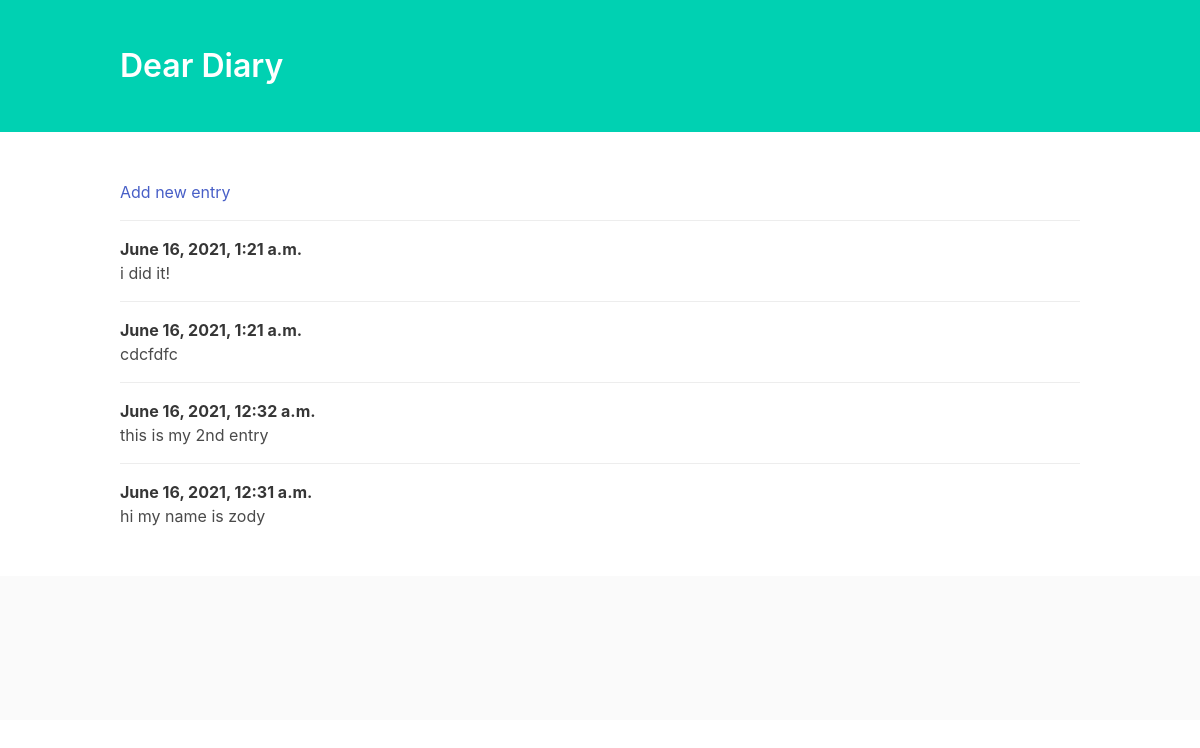
The page / on the database its author committed.
### entries/models.py (models this page shows, shortened)
class Entry(models.Model):
    text = models.TextField()
    date_posted = models.DateTimeField(auto_now_add=True)

### entries/views.py (the view)
# urls.py: path('', views.index, name='home'),
def index (request):
    entries = Entry.objects.order_by('-date_posted')
    context = {'entries' : entries}
    return render(request, 'entries/index.html', context)

### entries/templates/entries/index.html (shortened to what this page needs)
<!DOCTYPE html>
<html lang="en">
<head>
    <link rel="stylesheet" href="https://cdnjs.cloudflare.com/ajax/libs/bulma/0.6.2/css/bulma.min.css" />
</head>
<body>
    <section class="hero is-primary">
        <div class="hero-body">
            <div class="container">
                <h1 class="title">
                    Dear Diary
                </h1>
            </div>
        </div>
    </section>
    <section class="section">
        <div class="container">
            <article class="media">
                <div class="media-content">
                    <div class="content">
                        <a href="{% url 'add' %}">Add new entry</a>
                    </div>
                </div>
            </article>
                {% for entry in entries %}
                <article class="media">
                    <div class="media-content">
                        <div class="content">
                            <p>
                                <strong>{{ entry.date_posted}}</strong>
                                <br> {{ entry.text}}
                        </div>
                    </div>
                </article>
                {% endfor %}
    </section>
    <footer class="footer">
    </footer>
</body>
</html>

### rows shown on the page
Entry: date_posted "June 16, 2021, 1:21 a.m.", text "i did it!"
Entry: date_posted "June 16, 2021, 1:21 a.m.", text "cdcfdfc"
Entry: date_posted "June 16, 2021, 12:32 a.m.", text "this is my 2nd entry"
Entry: date_posted "June 16, 2021, 12:31 a.m.", text "hi my name is zody"
